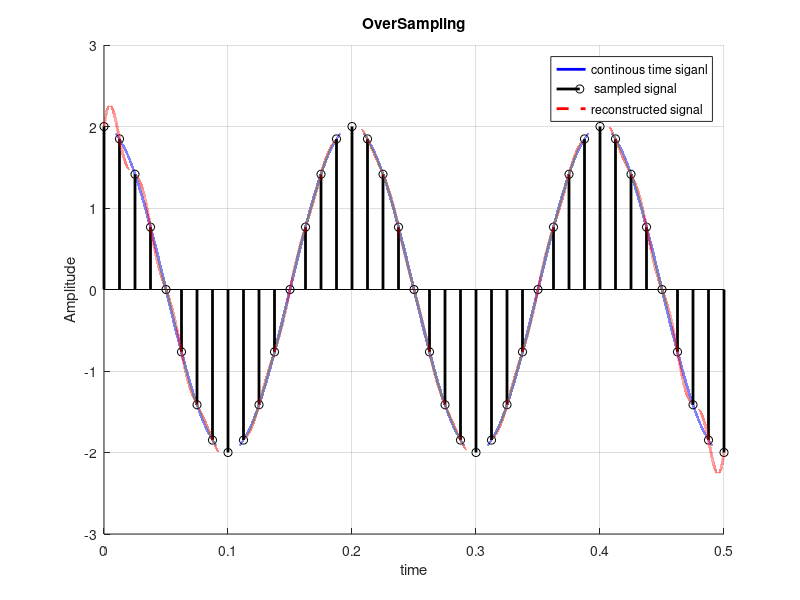

This figure's MATLAB source:
f1=input('Enter the 1st freq');
f2=input('Enter the send freq');
fm=max(f1,f2);
fnyq=2*fm;
%over sampling
fs=8*fnyq;
ts=1/fs;
tc=0:1e-6:(40*ts); %analog time axis
xc=cos(2*pi*f1*tc)+cos(2*pi*f2*tc); %analog signal
td=0:ts:(40*ts); % discrete time axis
xd=cos(2*pi*f1*td)+cos(2*pi*f2*td); %discrete signal
%reconstruction
N=length(td);
%n=0:N-1;
xr=zeros(size(tc));
sinc_train=zeros(N,length(tc));
for n=0:N-1
 sinc_train(n+1,:)=sinc((tc-n*ts)/ts);
 current_sinc=xd(n+1)*sinc_train(n+1,:);
 xr=xr+current_sinc;
end
%plotting
figure(1);
hold on; %plots both graphs in same figure
grid on; %gets grids as background
plot(tc,xc,'b','LineWidth',2);
stem(td,xd,'k','LineWidth',2);
plot(tc,xr,'r--','LineWidth',2);
legend('continous time siganl',' sampled signal','reconstructed signal');
xlabel('time');
ylabel('Amplitude');
title('OverSampling');
